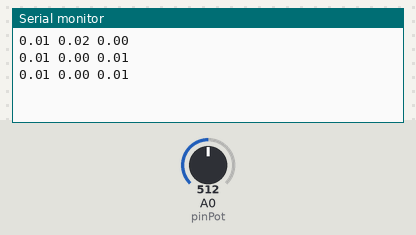
This sketch was run on a simulated Arduino Uno, built with avr-gcc and run on an emulated ATmega328P. On the bench: the last lines printed to the serial monitor. The test bench sets the inputs (shaded band); at power-on: A0 (pinPot) = 512.

Above: at 1.8 s.
1.9 s: A0 (pinPot) set to 716
At 2.31 s:
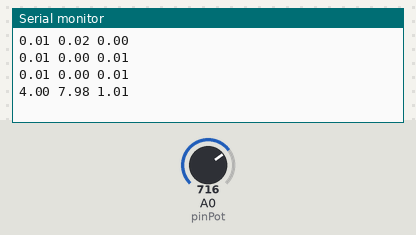
3.4 s: A0 (pinPot) set to 900
At 3.9 s:
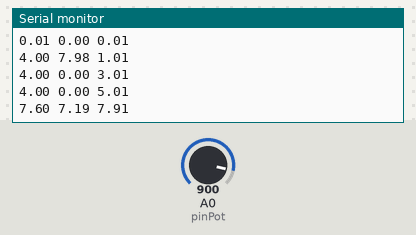
Timing chart, 0 to 6.4 s (numbered marks = the images above; inputs shaded):
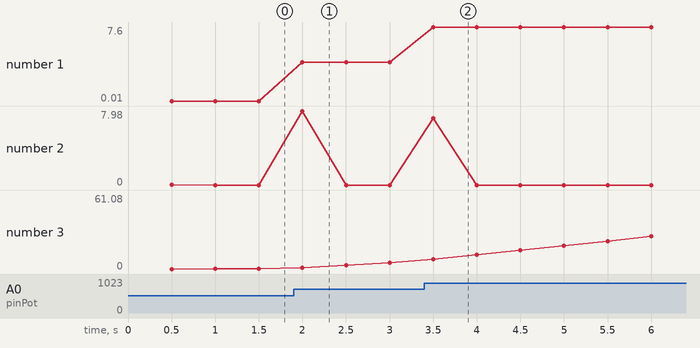

The sketch:

Calculo.ino
```cpp
#define pinPot A0     // constantes
#define Ts 500.00        // tempo de processamento

int entrada;          // sinal lido
float sinal;          // sinal de entrada
float is = 0.0;       // inicializa a integral;
float ds;             // derivada do sinal
float sa;             // sina anterior

unsigned long tempoAtual;
// =============================================
void setup() {
  Serial.begin(115200);   // abre a serial
  tempoAtual = millis();  // inicia o tempo atual
}
// =============================================
void loop() {
  if ((millis() - tempoAtual) >= Ts){
    tempoAtual = millis();          // atualiza o tempo atual
    // a partir daqui, colocar os procedimentos e funções
    sinal = lerSinal();         // ler a sinal de entrada (-10 a +10)
    ds = calculaDerivada();
    is = calculaIntegral();
    escreveSerial();            // escreve valor na serial
    sa = sinal;
  }
}
// =============================================
float lerSinal(void){
  entrada = analogRead(pinPot);
  return ((20.0*(entrada/1023.0))-10.0);
}
// =============================================
float calculaDerivada(){
  return (sinal-sa)/(Ts/1000.0);
}
// =============================================
float calculaIntegral(){
  return is + (((sinal+sa)/2.0)*(Ts/1000.0));
}
// =============================================
void escreveSerial(void){
  Serial.print(sinal);
  Serial.print(" ");
  Serial.print(ds);
  Serial.print(" ");
  Serial.println(is);
}
// =============================================
```

Measured:
- after the input at 1.9 s, the serial monitor: prints a new line after 0.10 s (image 1)
- after the input at 3.4 s, the serial monitor: prints a new line after 0.10 s (image 2)
- plotted number 1: 0.01 → 4 after the input at 1.9 s, 4 → 7.6 after the input at 3.4 s
- plotted number 3: 0.01 → 5.01 after the input at 1.9 s, 5.01 → 61.08 after the input at 3.4 s
